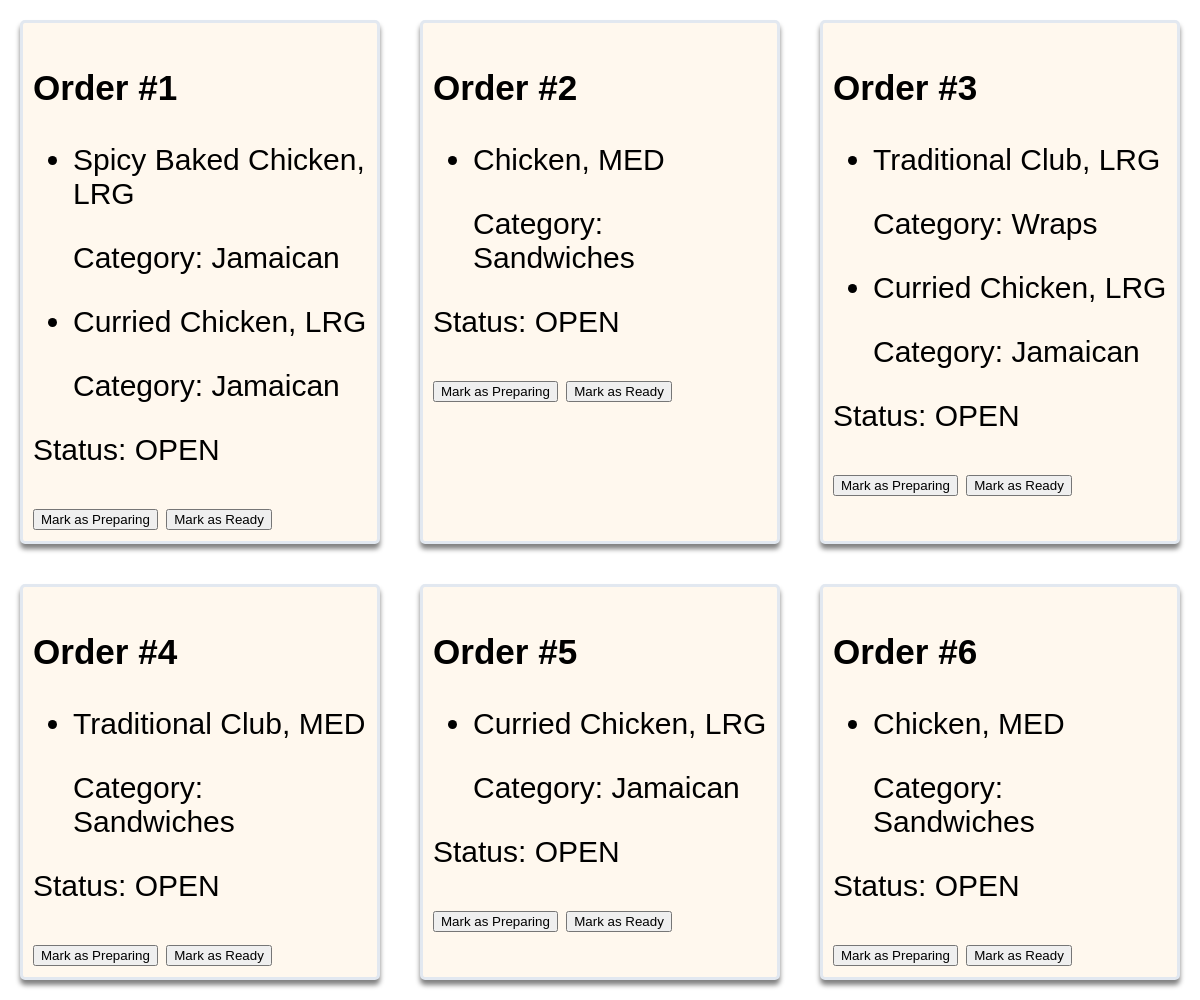
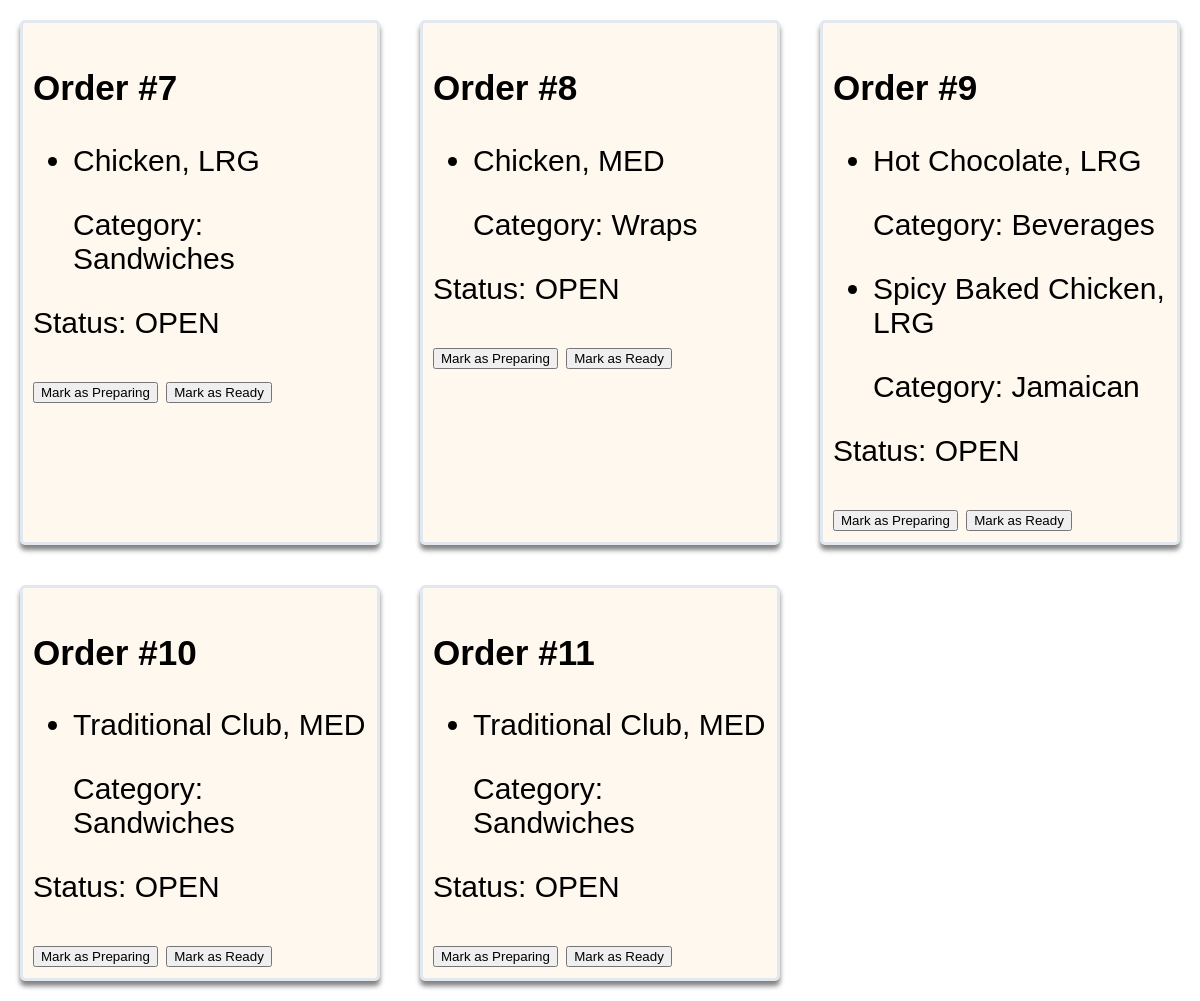
Page /ManageOrdersUI.php on the committed database (2 pictures, top to bottom).
### tables this page shows
CREATE TABLE `orders` (
    `id` int(11) NOT NULL AUTO_INCREMENT,
    `total` int(11) NOT NULL default 0,
    `items` varchar(300)  NOT NULL default '',
    `status` char(4) NOT NULL default 'OPEN',
    `delivered` varchar(3) NOT NULL default 'NO',
    `date` date NOT NULL default '0000-00-00',
    `gen_del_location` varchar(80) NOT NULL default '',
    `address` varchar(100) NOT NULL default '',
    `start_time` varchar(10) NOT NULL default '',
    `end_time` varchar(10) NOT NULL default '',
    `cusId` int(11) NOT NULL default 0,
    `deliveryPersonnel` varchar(100) NOT NULL default '',
    `payment` varchar(4) NOT NULL default '',
    PRIMARY KEY (`id`)

);

CREATE TABLE `menuItems` (
    `id` int(11) NOT NULL AUTO_INCREMENT ,
    `name` varchar(50) NOT NULL default '',
    `category` varchar(35)  NOT NULL default '',
    `medium_size` char(3) NOT NULL default 'MED', 
    `large_size` char(3) NOT NULL default '', 
    `price` int(5)  NOT NULL default 0,
    `large_price` int(5) NOT NULL default 0,
    `image` varchar(50) NOT NULL default 'default-menu-image.jpg',
    `in_stock` varchar(3) NOT NULL default 'YES',
    PRIMARY KEY (`id`)

);

### Order.php (called while the page is built, shortened)
<?php
 require_once "DBManager.php";
 class Order {
    private $menuitems;
    function __construct($customer, $menuitemslst, $address) {
        $this->menuitems = $menuitemslst;
    }
    function getMenuItems(){
        return $this->menuitems;
    }
  }
?>

### MenuItem.php (called while the page is built, shortened)
<?php
class MenuItem{
    private $name;
    private $category;
    function __construct($item)
    {
        $this->name = $item['name'];
        $this->category = $item['category'];
    }
    function getCategory(){
        return $this->category;
     }
     function getName(){
        return $this->name;
     }
}
?>

### ManageOrdersUI.php (the view, shortened to what this page needs)
<!DOCTYPE html>
<html lang="en">
<head>
    <link rel="stylesheet" href="ManageOrders.css">
</head>
<?php
    class ManageOrdersController{
        private $conn;
        private $orders;
        function __construct(){
            $this->db = new DBManager();
            $this->conn = $this->db->getConn();
            $this->stmt = $this->conn->query("SELECT * FROM `orders` WHERE `status` = 'OPEN' OR `status` = 'PREP' ORDER BY `id` ASC");
            $this->orders = $this->stmt->fetchAll();
        }
        public function viewOrders(){
           ?>
            <div id="order-list" >
            <?php
            foreach($this->orders as $order):
                $orderNum = $order['id'];
                $orderStatus = $order['status'];
                $orderItems = [];
                foreach(explode(", ", $order['items']) as $item){
                    $item = explode(" ", $item);
                    $itemID = $item[0];
                    $size = $item[1];
                    $stmt = $this->conn->prepare("SELECT * FROM `menuitems` WHERE `id` = :itemID");
                    $stmt->bindParam("itemID", $itemID, PDO::PARAM_INT);
                    $stmt->execute();
                    array_push($orderItems, new MenuItem($stmt->fetchAll()[0]));
                }
                $order = new Order($order['cusId'],$orderItems, $order['address']);
            ?>
            <div class = "orderDiv" id="orderDiv<?=$orderNum?>">
                <h3>Order #<?=$orderNum?></h3>
                <ul><?php
                    $items = $order->getMenuItems();
                    foreach($items as $item):
                ?>
                        <li id="<?=$orderNum?>>"><?=$item->getName()?>, <?=$size?></li>
                        <p class="item-category">Category: <?=$item->getCategory()?></p>
                    <?php endforeach?>
                </ul>
                <p class="order-status-" id="order-status-<?=$orderNum?>">Status: <?=$orderStatus?></p>
                <button id="<?=$orderNum?>" class="mark-preparing">Mark as Preparing</button>
                <button id="<?=$orderNum?>" class="mark-ready">Mark as Ready</button>
            </div>
            <?php endforeach;?>
            </div>
            <?php
        }
    }
    $orderManager = new ManageOrdersController();
    $orderManager->viewOrders();
    ?>

### ManageOrders.css (style rules this page uses)
#order-list { display: grid; grid-template-columns: repeat(3, 1fr); }
.orderDiv { background-color: rgb(255, 248, 238); border-color: #E2E8F0; border-style: solid; padding: 10px; margin: 20px; border-radius: 5px; box-shadow: 0px 5px 5px grey; }

### rows in the picture
orders: id "1", items "LRG", status "OPEN"
menuitems: name "Spicy Baked Chicken", category "Jamaican"
menuitems: name "Curried Chicken", category "Jamaican"
orders: id "2", items "MED", status "OPEN"
menuitems: name "Chicken", category "Sandwiches"
orders: id "3", items.large_size "LRG", status "OPEN"
menuitems: name "Traditional Club", category "Wraps"
orders: id "4", items "MED", status "OPEN"
menuitems: name "Traditional Club", category "Sandwiches"
orders: id "5", items.large_size "LRG", status "OPEN"
orders: id "6", items.medium_size "MED", status "OPEN"
orders: id "7", items "LRG", status "OPEN"
orders: id "8", items "MED", status "OPEN"
menuitems: name "Chicken", category "Wraps"
orders: id "9", items.large_size "LRG", status "OPEN"
menuitems: name "Hot Chocolate", category "Beverages"
orders: id "10", items.medium_size "MED", status "OPEN"
orders: id "11", items.medium_size "MED", status "OPEN"
